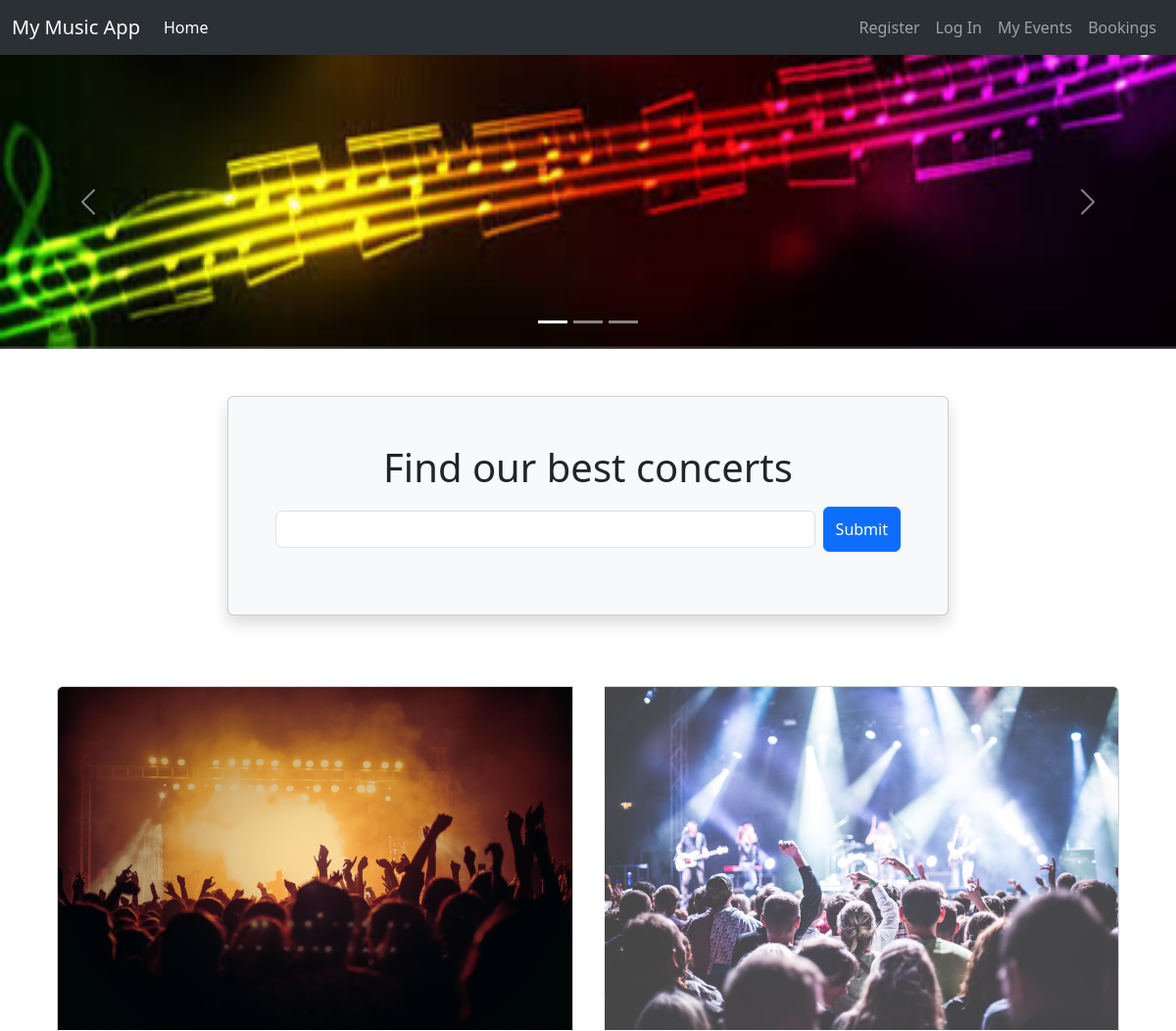
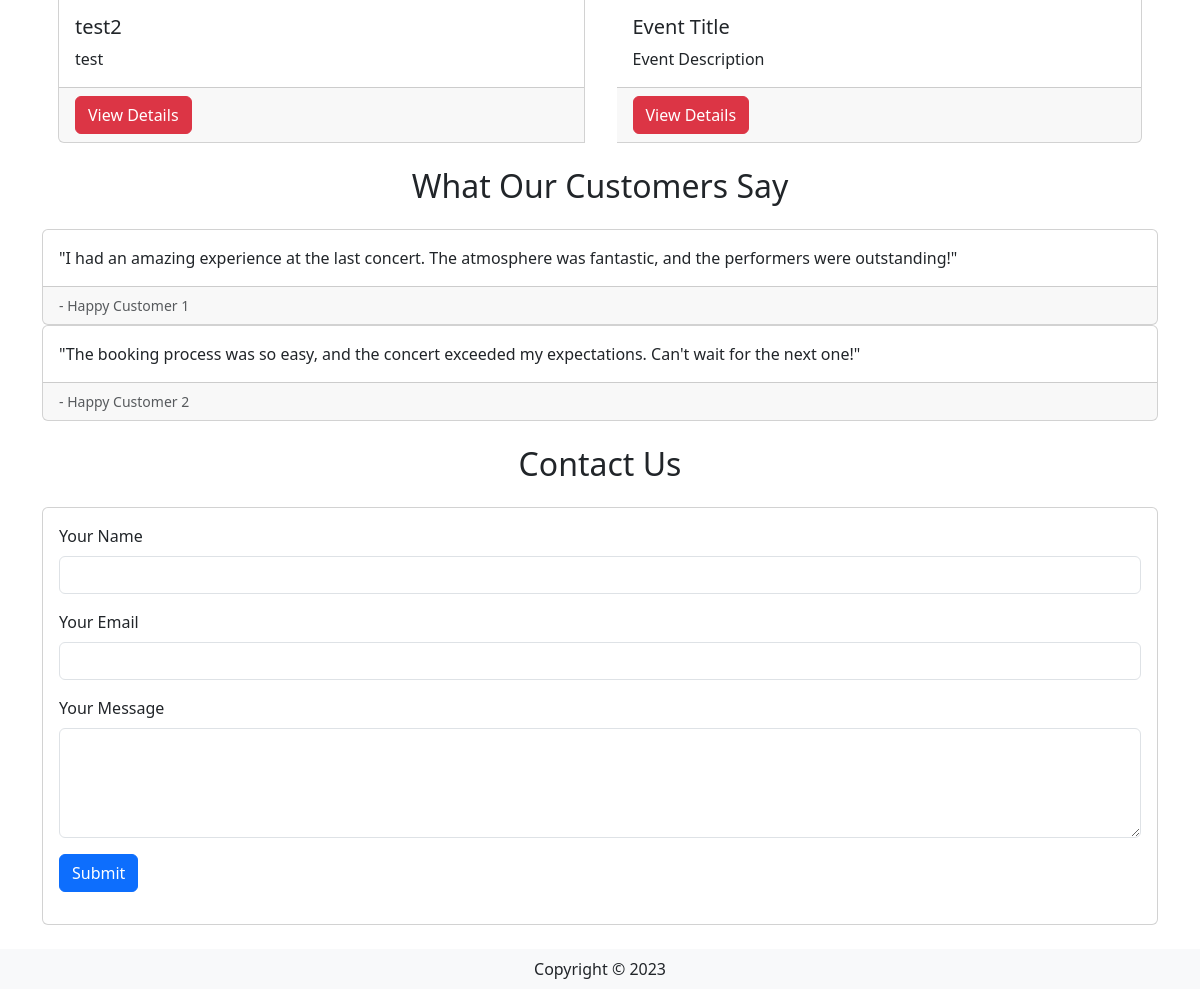
The page / on the database its author committed (2 pictures, top to bottom).
### website/models.py (models this page shows, shortened)
class Concert(db.Model):
    __tablename__ = 'Event'
    id = db.Column(db.Integer, primary_key=True)
    EventName = db.Column(db.String(80))
    EventDesc = db.Column(db.String(200))
    EventImage = db.Column(db.String(400))
    EventDate = db.Column(db.String(100))
    EventLocation = db.Column(db.String(100))
    EventInfo = db.Column(db.String(200))
    EventPrice = db.Column(db.DECIMAL(9, 2))
    EventStatus = db.Column(db.String(20))
    EventTicketCount = db.Column(db.Integer)
    UserId = db.Column(db.Integer, db.ForeignKey('User.id'))
    userCreator = db.relationship('User', backref='events_created')
    EventTime = db.Column(db.String(100))
    Comments = db.relationship('Comment', backref='concert')

### website/views.py (the view)
@mainbp.route('/')
def index():
    concerts = db.session.scalars(db.select(Concert)).all()
    return render_template('index.html',concerts = concerts)

### website/templates/index.html (shortened to what this page needs)
{% extends 'base.html' %}
{% block header %}
<div id="carouselExampleIndicators" class="carousel slide" style="height: 300px;">
  <div class="carousel-indicators">
      <button type="button" data-bs-target="#carouselExampleIndicators" data-bs-slide-to="0"
          class="active" aria-current="true" aria-label="Slide 1"></button>
      <button type="button" data-bs-target="#carouselExampleIndicators" data-bs-slide-to="1"
          aria-label="Slide 2"></button>
      <button type="button" data-bs-target="#carouselExampleIndicators" data-bs-slide-to="2"
          aria-label="Slide 3"></button>
  </div>
  <div class="carousel-inner">
    <div class="carousel-item active">
        <a href="/"><img src="static/image/bar.jpg" class="d-block w-100 mx-auto" style="height: 100%; object-fit: cover;"></a>
    </div>
  </div>
  <button class="carousel-control-prev" type="button" data-bs-target="#carouselExampleIndicators"
    data-bs-slide="prev">
    <span class="carousel-control-prev-icon" aria-hidden="true"></span>
  </button>
  <button class="carousel-control-next" type="button" data-bs-target="#carouselExampleIndicators"
    data-bs-slide="next">
    <span class="carousel-control-next-icon" aria-hidden="true"></span>
  </button>
  </div>
<div class="container">
  <div class="row justify-content-center mt-5 pb-4">
     <div class="col-md-8">
        <div class="card shadow p-5 mb-5 bg-light">
           <h1 class="text-center mb-3">Find our best concerts</h1>
           <form class="form-inline d-flex flex-nowrap" action="{{ url_for('main.search') }}">
              <input type="text" name="search" class="form-control flex-grow-1 my-1 mr-sm-2" id="SearchForm">
              <button type="submit" class="flex-shrink-1 btn btn-primary ms-2">Submit</button>
           </form>
        </div>
     </div>
  </div>
</div>
{% endblock %}
{% block content %}
      <div class="container">
         <div class="card-group">
            {% for concert in concerts %}
            <div class="card mx-3">
              <img
                class="card-img-top"
                src="{{ concert.EventImage }}"
                alt="destination picture"
              />
              <div class="card-body">
                <h5 class="card-title">{{ concert.EventName }}</h5>
                <p class="card-text">{{ concert.EventDesc }}</p>
              </div>
              <div class="card-footer">
                <a
                  href="{{ url_for('concert.show', id=concert.id) }}"
                  class="btn btn-danger"
                >
                  View Details
                </a>
              </div>
            </div>
            {% endfor %}
          </div>
      </div>
      <section class="mt-4 mb-4">
        <div class="container">
            <h2 class="text-center mb-4">What Our Customers Say</h2>
            <div class="card-deck">
                <div class="card">
                    <div class="card-body">
                        <p class="card-text">"I had an amazing experience at the last concert. The atmosphere was fantastic,
                            and the performers were outstanding!"</p>
                    </div>
                    <div class="card-footer">
                        <small class="text-muted">- Happy Customer 1</small>
                    </div>
                </div>
                <div class="card">
                    <div class="card-body">
                        <p class="card-text">"The booking process was so easy, and the concert exceeded my expectations.
                            Can't wait for the next one!"</p>
                    </div>
                    <div class="card-footer">
                        <small class="text-muted">- Happy Customer 2</small>
                    </div>
                </div>
            </div>
        </div>
    </section>
    <section class="mt-4 mb-4">
        <div class="container">
            <h2 class="text-center mb-4">Contact Us</h2>
            <div class="card p-3">
                <form>
                    <div class="mb-3">
                        <label for="name" class="form-label">Your Name</label>
                        <input type="text" class="form-control" id="name" name="name" required>
                    </div>
                    <div class="mb-3">
                        <label for="email" class="form-label">Your Email</label>
                        <input type="email" class="form-control" id="email" name="email" required>
                    </div>
                    <div class="mb-3">
                        <label for="message" class="form-label">Your Message</label>
                        <textarea class="form-control" id="message" name="message" rows="4" required></textarea>
                    </div>
                    <button type="submit" class="btn btn-primary">Submit</button>
                </form>
            </div>
        </div>
    </section>
{% endblock %}

### website/templates/base.html (shortened to what this page needs)
<html>
  <head>
    <link
      href="https://cdn.jsdelivr.net/npm/bootstrap@5.3.0-alpha3/dist/css/bootstrap.min.css"
      rel="stylesheet"
    />
  </head>
  <body>
    <headerclass="bg-light border-bottom">
      <nav
        data-bs-theme="dark"
        class="navbar bg-primary navbar-expand-lg bg-body-tertiary"
      >
        <div class="container-fluid">
          <a class="navbar-brand" href="/">My Music App</a>
          <div class="collapse navbar-collapse" id="navbarSupportedContent">
            <ul class="navbar-nav me-auto mb-2 mb-lg-0">
              <li class="nav-item">
                <a class="nav-link active" aria-current="page" href="/">Home</a>
              </li>
            </ul>
            <div class="navbar-nav ml-auto">
              {% if current_user.is_authenticated %}
              <a class="nav-item nav-link disabled text-muted" href="#"
                >Welcome {{current_user.UserName}}</a
              >
              <a class="nav-item nav-link" href="{{ url_for('auth.logout') }}"
                >Log Out</a
              >
              {% else %}
              <a class="nav-item nav-link" href="{{ url_for('auth.register') }}"
                >Register</a
              >
              <a class="nav-item nav-link" href="{{ url_for('auth.login') }}"
                >Log In</a
              >
              {% endif %}
              <a class="nav-item nav-link" href="{{ url_for('events.events') }}">My Events</a>
              <a class="nav-item nav-link" href="{{ url_for('userbooking.userbookings') }}">Bookings</a>
            </div>
          </div>
        </div>
      </nav>
       {% block header %} {% endblock %}
    {% block content %} {% endblock %}
    <footer class="footer">
      <div class="text-center py-2 bg-light">
        <span class="text-dark">Copyright &copy; {{year}}</span>
      </div>
    </footer>
  </body>
</html>

### rows shown on the page
Concert: EventImage (picture), EventName "test2", EventDesc "test"
Concert: EventImage (picture), EventName "Event Title", EventDesc "Event Description"
